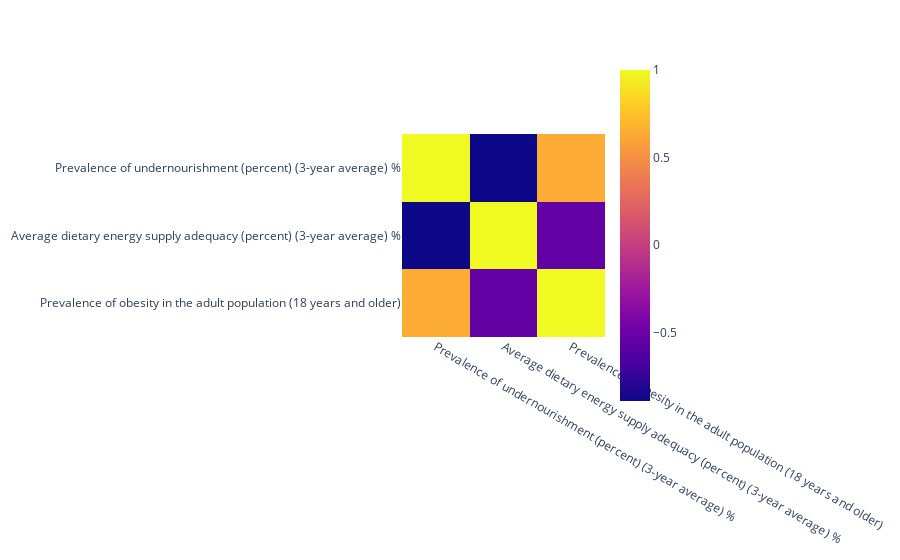

Notebook cell for this chart:
### Markdown cell above
<p>There is a negative Correlation between Prevalence of undernourishment and the Average dietary energy supply
also Average dietary energy supply adequacy (percent) (3-year average) and the Prevalence of obesity
in the adult population (18 years and older)
    <br/>
and a postive correlation between Prevalence of undernourishment (percent) (3-year average) and Prevalence of obesity in the adult population (18 years and older) </p>

### Code cell
import plotly.express as px

fig = px.imshow(nutrition_security.corr())
fig.show()

### Figure 1 — Plotly figure (JSON) as saved in the notebook; plotly's stock layout.template omitted (floating-point values rounded to 4 significant figures)
{"data": [{"coloraxis": "coloraxis", "hovertemplate": "x: %{x}<br>y: %{y}<br>color: %{z}<extra></extra>", "name": "0", "type": "heatmap", "x": ["Prevalence of undernourishment (percent) (3-year average) %", "Average dietary energy supply adequacy (percent) (3-year average) %", "Prevalence of obesity in the adult population (18 years and older)"], "xaxis": "x", "y": ["Prevalence of undernourishment (percent) (3-year average) %", "Average dietary energy supply adequacy (percent) (3-year average) %", "Prevalence of obesity in the adult population (18 years and older)"], "yaxis": "y", "z": [[1, -0.8894, 0.6386], [-0.8894, 1, -0.5457], [0.6386, -0.5457, 1]]}], "layout": {"coloraxis": {"colorscale": [[0, "#0d0887"], [0.1111, "#46039f"], [0.2222, "#7201a8"], [0.3333, "#9c179e"], [0.4444, "#bd3786"], [0.5556, "#d8576b"], [0.6667, "#ed7953"], [0.7778, "#fb9f3a"], [0.8889, "#fdca26"], [1, "#f0f921"]]}, "margin": {"t": 60}, "xaxis": {"anchor": "y", "constrain": "domain", "domain": [0, 1], "scaleanchor": "y"}, "yaxis": {"anchor": "x", "autorange": "reversed", "constrain": "domain", "domain": [0, 1]}}}
